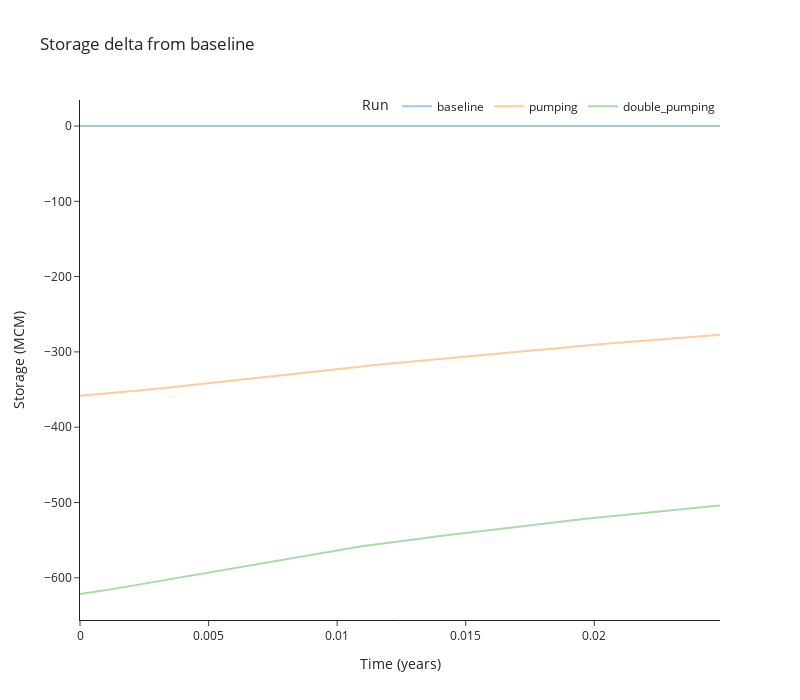

Notebook code for this chart:
### Code cell
utils.plot_variable_for_each_run("storage_delta_from_baseline", runs, title="Storage delta from baseline", y_label="Storage (MCM)", y_scale=1e6)

### Figure 1 — Plotly figure (JSON) as saved in the notebook; plotly's stock layout.template omitted (floating-point values rounded to 4 significant figures; data arrays with more than 128 entries replaced by an {"elided": "..."} marker saying what was removed)
{"data": [{"hovertemplate": "Run=baseline<br>time=%{x}<br>storage_delta_from_baseline=%{y}<extra></extra>", "legendgroup": "baseline", "line": {"color": "#1F77B4", "dash": "solid"}, "marker": {"symbol": "circle"}, "mode": "lines", "name": "baseline", "opacity": 0.4, "orientation": "v", "showlegend": true, "type": "scatter", "x": {"elided": "219 float values"}, "xaxis": "x", "y": {"elided": "219 float values"}, "yaxis": "y"}, {"hovertemplate": "Run=pumping<br>time=%{x}<br>storage_delta_from_baseline=%{y}<extra></extra>", "legendgroup": "pumping", "line": {"color": "#FF7F0E", "dash": "solid"}, "marker": {"symbol": "circle"}, "mode": "lines", "name": "pumping", "opacity": 0.4, "orientation": "v", "showlegend": true, "type": "scatter", "x": {"elided": "219 float values"}, "xaxis": "x", "y": {"elided": "219 float values"}, "yaxis": "y"}, {"hovertemplate": "Run=double_pumping<br>time=%{x}<br>storage_delta_from_baseline=%{y}<extra></extra>", "legendgroup": "double_pumping", "line": {"color": "#2CA02C", "dash": "solid"}, "marker": {"symbol": "circle"}, "mode": "lines", "name": "double_pumping", "opacity": 0.4, "orientation": "v", "showlegend": true, "type": "scatter", "x": {"elided": "219 float values"}, "xaxis": "x", "y": {"elided": "219 float values"}, "yaxis": "y"}], "layout": {"height": 700, "legend": {"orientation": "h", "title": {"text": "Run"}, "tracegroupgap": 0, "x": 1, "xanchor": "right", "y": 0.96, "yanchor": "bottom"}, "showlegend": true, "title": {"text": "Storage delta from baseline"}, "width": 800, "xaxis": {"anchor": "y", "domain": [0, 1], "title": {"text": "Time (years)"}}, "yaxis": {"anchor": "x", "domain": [0, 1], "title": {"text": "Storage (MCM)"}}}}
